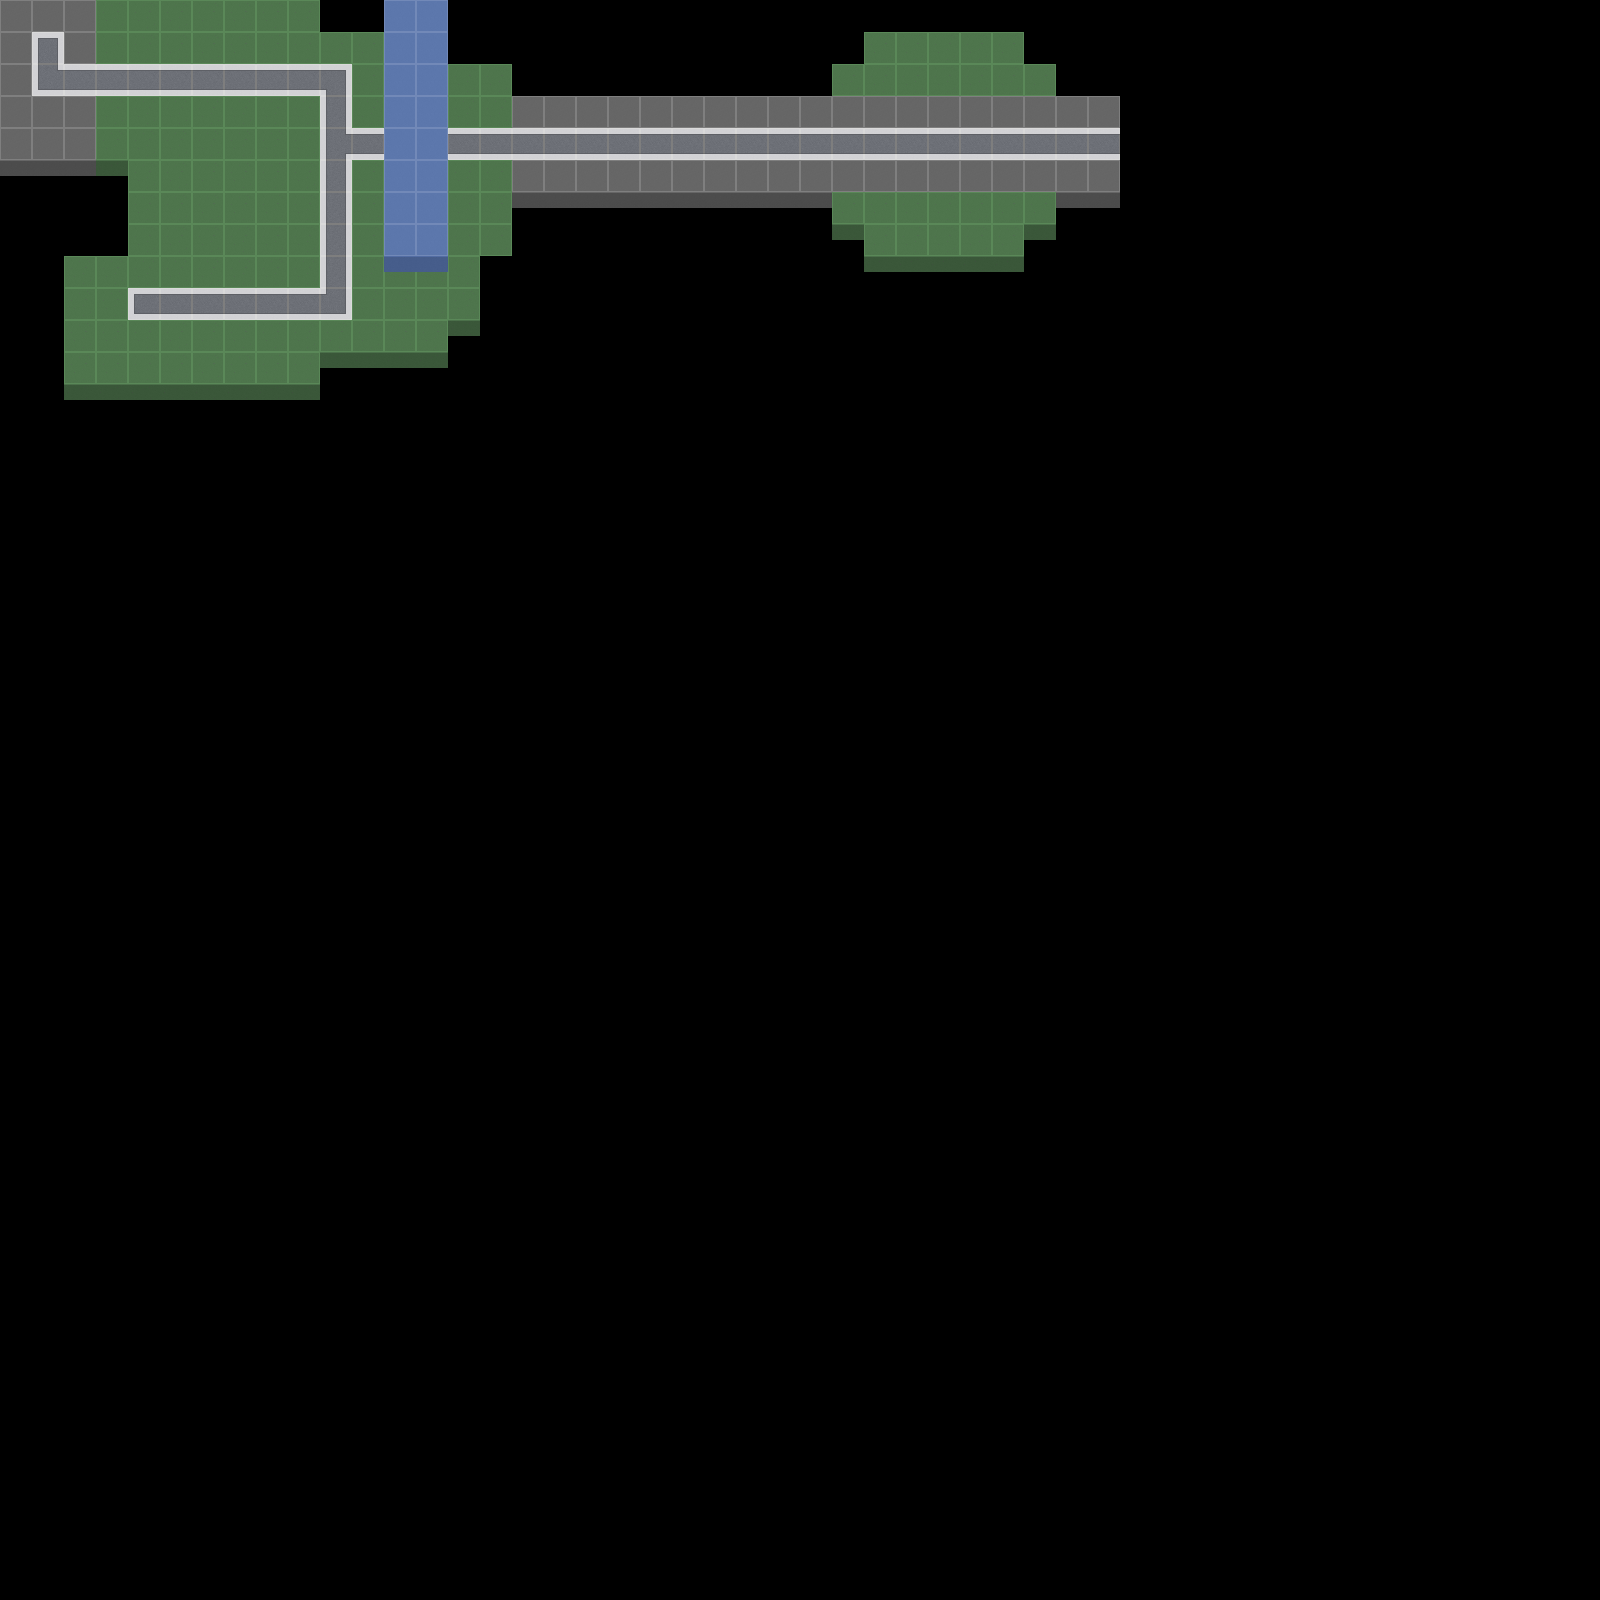

Below is a game level as drawn by its tile map, then a one-line description and the .tmx that defines it (tile-layer data replaced by summaries):
An orthogonal 50x50 tile map with 32x32 px tiles, 2 tile layers (Ground, Bridge).

<map version="1.0" tiledversion="1.1.3" orientation="orthogonal" renderorder="right-down" width="50" height="50" tilewidth="32" tileheight="32" infinite="0" nextobjectid="1">
 <tileset firstgid="1" name="PixilTown" tilewidth="32" tileheight="32" tilecount="81" columns="9">
  <image source="../../tiles/PixilTown.png" width="288" height="288" />
  <tile id="9">
   <objectgroup draworder="index" />
  </tile>
  <tile id="10">
   <objectgroup draworder="index" />
  </tile>
  <tile id="11">
   <objectgroup draworder="index" />
  </tile>
  <tile id="28" type="blo" />
  <tile id="41">
   <objectgroup draworder="index" />
  </tile>
 </tileset>
 <layer name="Ground" width="50" height="50">
  <data>[2500 cells, 271 non-empty, 12 distinct tile ids]</data>
 </layer>
 <layer name="Bridge" width="50" height="50">
  <data>[2500 cells, 18 non-empty, 2 distinct tile ids]</data>
 </layer>
</map>
